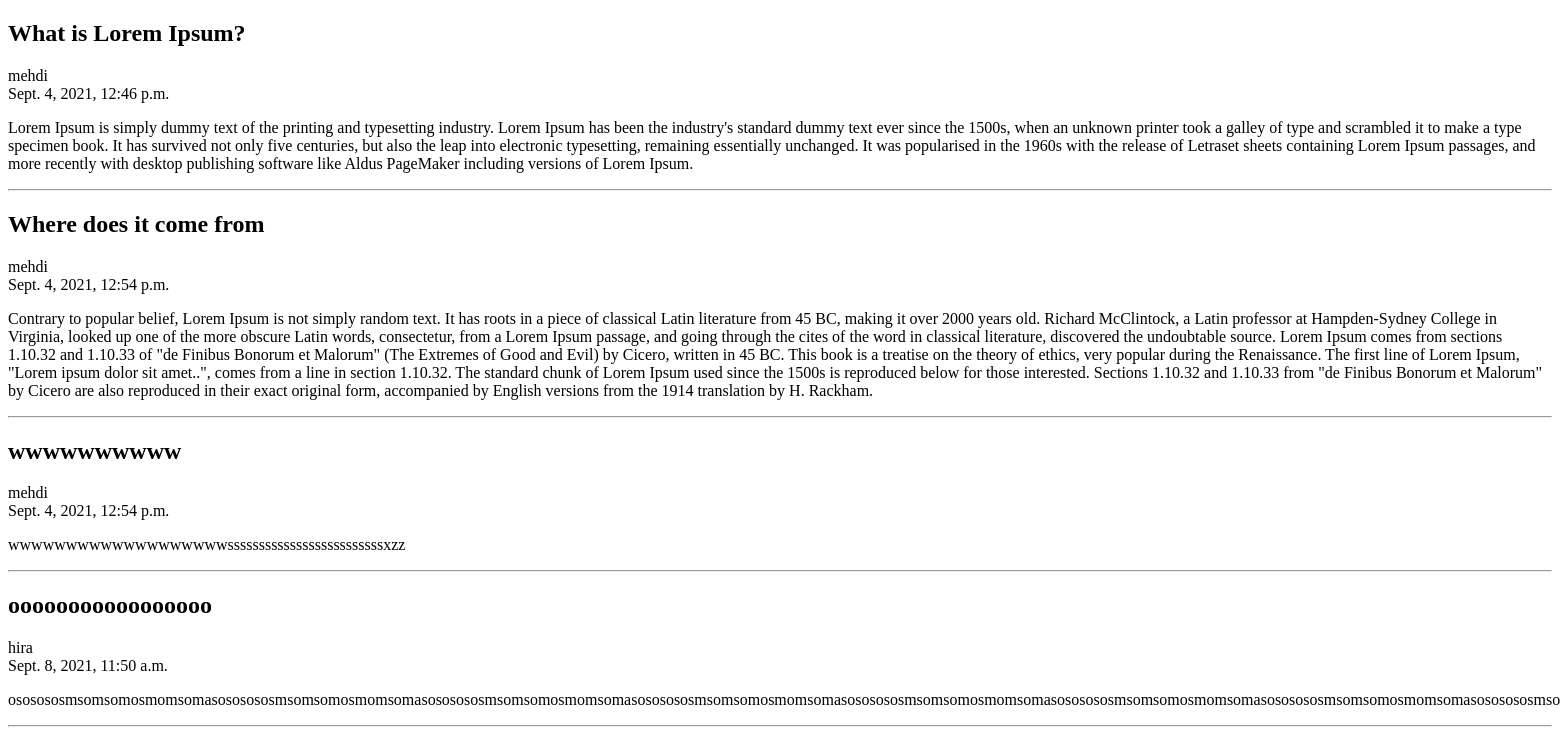
The app's page /, older data.
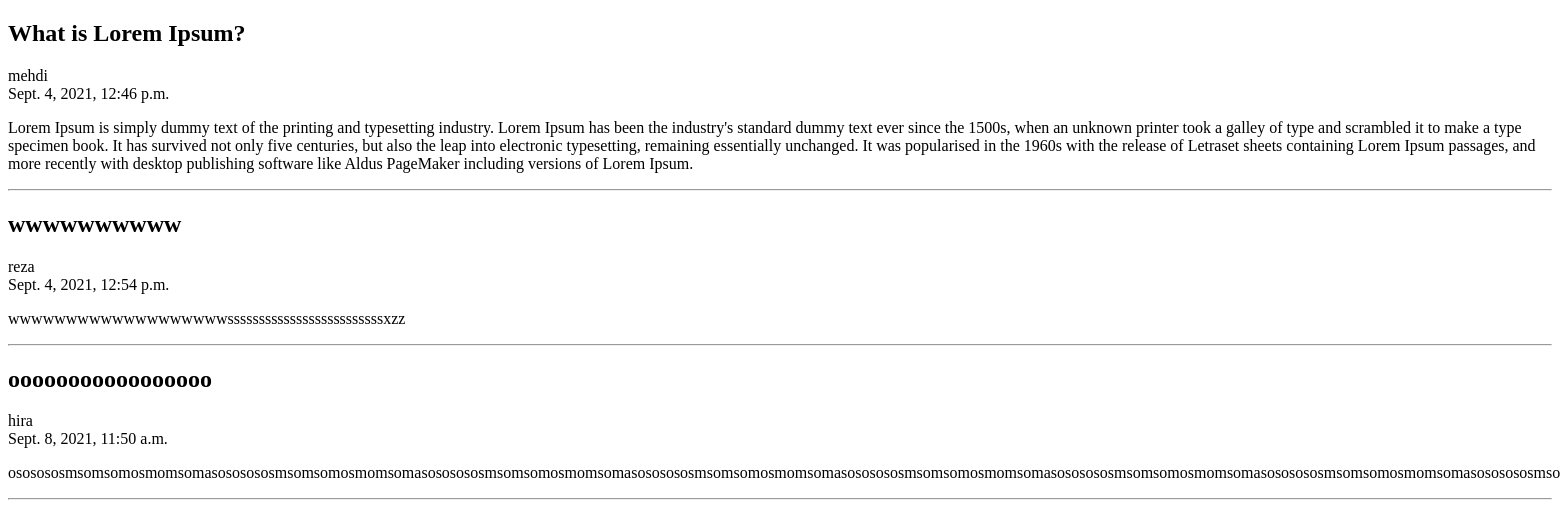
The same page, newer data.
### blog/models.py (models this page shows, shortened)
class Article(models.Model):
    title= models.CharField(max_length=250)
    slug= models.SlugField()
    author= models.ForeignKey(User,on_delete=models.CASCADE)
    content=models.TextField()
    publish=models.DateTimeField(default=timezone.now)
    created=models.DateTimeField(auto_now_add=True)
    updated=models.DateTimeField(auto_now=True)
    status=models.BooleanField(default=False)

### blog/views.py (the view)
# urls.py: path("", ArticleList.as_view(),name="list"),
class ArticleList(ListView):
    def get_queryset(self):
        return Article.objects.filter(status=True)

### blog/templates/blog/article_list.html (shortened to what this page needs)
{% extends 'blog/base.html' %}
{% block main %}
{% for article in object_list %}
    <article>
        <h2>{{article.title}}</h2>
        <div>{{article.author}}</div>
        <div>{{article.publish}}</div>
        <p>{{article.content}}</p>
    </article>
    <hr>
{% endfor %}
{% endblock %}

### blog/templates/blog/base.html (shortened to what this page needs)
<!DOCTYPE html>
<html>
<head>
</head>
<body>
    {% block main %} {% endblock %}
</body>
</html>

Row changes from the older to the newer data that the page shows:
no longer on this page (row edited): Article: title "Where does it come from", author "mehdi", publish "Sept. 4, 2021, 12:54 p.m.", content "Contrary to popular belief, Lorem Ipsum is not simply random text. It has roots in a piece of classical Latin literature from 45 BC, making it over 2000 years old. Richard McClintock, a Latin professor at Hampden-Sydney College in Virginia, looked up one of the more obscure Latin words, consectetur, from a Lorem Ipsum passage, and going through the cites of the word in classical literature, discovered the undoubtable source. Lorem Ipsum comes from sections 1.10.32 and 1.10.33 of \"de Finibus Bonorum et Malorum\" (The Extremes of Good and Evil) by Cicero, written in 45 BC. This book is a treatise on the theory of ethics, very popular during the Renaissance. The first line of Lorem Ipsum,…"
changed Article "wwwwwwwwww": author "mehdi" → "reza"
